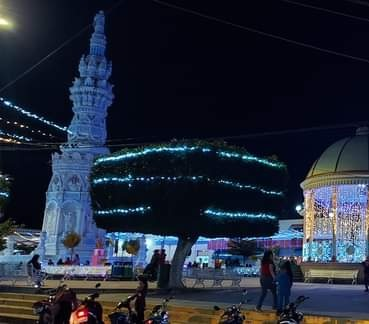
#> input picture DataSet/Pio1.jpg, 369 x 324 px
$ python L04_01_image_stitching.py
#> lines starting #> are read from the running program, lines starting #| are printed output that depends on the picture
# modified from https://medium.com/analytics-vidhya/image-stitching-with-opencv-and-python-1ebd9e0a6d78
import cv2
import numpy as np

# Use the keypoints to stitch the images
def get_stitched_image(img1, img2, M):
    # Get width and height of input images
    w1, h1 = img1.shape[:2]
    w2, h2 = img2.shape[:2]

    # Get the canvas dimesions
    img1_dims = np.float32([[0, 0], [0, w1], [h1, w1], [h1, 0]]).reshape(-1, 1, 2)
    img2_dims_temp = np.float32([[0, 0], [0, w2], [h2, w2], [h2, 0]]).reshape(-1, 1, 2)

    # Get relative perspective of second image
    img2_dims = cv2.perspectiveTransform(img2_dims_temp, M)

    # Resulting dimensions
    result_dims = np.concatenate((img1_dims, img2_dims), axis=0)

    # Getting images together
    # Calculate dimensions of match points
    [x_min, y_min] = np.int32(result_dims.min(axis=0).ravel() - 0.5)
    [x_max, y_max] = np.int32(result_dims.max(axis=0).ravel() + 0.5)

    # Create output array after affine transformation
    transform_dist = [-x_min, -y_min]
    transform_array = np.array([[1, 0, transform_dist[0]],
                                [0, 1, transform_dist[1]],
                                [0, 0, 1]])

    # Warp images to get the resulting image
    result_img = cv2.warpPerspective(img2, transform_array.dot(M),
                                     (x_max - x_min, y_max - y_min))
    result_img[transform_dist[1]:w1 + transform_dist[1],
    transform_dist[0]:h1 + transform_dist[0]] = img1

    # Return the result
    return result_img

# Find Orb and return Homography Matrix
def get_orb_homography(img1, img2):
    # Initialize ORB

    orb = cv2.ORB_create()
    k1, d1 = orb.detectAndCompute(img1, None)
    k2, d2 = orb.detectAndCompute(img2, None)

    # Bruteforce matcher on the descriptors
    bf = cv2.BFMatcher()
    matches = bf.knnMatch(d1, d2, k=2)

    # Make sure that the matches are good
    verify_ratio = 0.8
    verified_matches = []
    for m1, m2 in matches:
        # Add to array only if it's a good match
        if m1.distance < 0.8 * m2.distance:
            verified_matches.append(m1)

    # Mimnum number of matches
    min_matches = 8
    if len(verified_matches) > min_matches:

        # Array to store matching points
        img1_pts = []
        img2_pts = []

        # Add matching points to array
        for match in verified_matches:
            img1_pts.append(k1[match.queryIdx].pt)
            img2_pts.append(k2[match.trainIdx].pt)
        img1_pts = np.float32(img1_pts).reshape(-1, 1, 2)
        img2_pts = np.float32(img2_pts).reshape(-1, 1, 2)

        # Compute homography matrix
        M, _ = cv2.findHomography(img1_pts, img2_pts, cv2.RANSAC, 5.0)
        return M
    else:
        print
        'Error: Not enough matches'
        exit()

# Equalize Histogram of Color Images
def equalize_histogram_color(img):
    img_yuv = cv2.cvtColor(img, cv2.COLOR_BGR2YUV)
    img_yuv[:, :, 0] = cv2.equalizeHist(img_yuv[:, :, 0])
    img = cv2.cvtColor(img_yuv, cv2.COLOR_YUV2BGR)
    return img

# Get input set of images
img1 = cv2.imread('DataSet/Pio1.jpg')
#> img1 is the input picture: shape (324, 369, 3); mean B, G, R 56.6, 41.7, 34.9
img2 = cv2.imread('DataSet/Pio2.jpg')
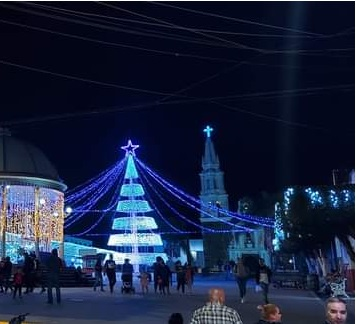
#> input picture DataSet/Pio2.jpg, 356 x 324 px
#> img2 is the input picture: shape (324, 356, 3); mean B, G, R 63.5, 35.5, 25.6

# Equalize histogram
img1 = equalize_histogram_color(img1)
#> in equalize_histogram_color, `img_yuv = cv2.cvtColor(img, cv2.COLOR_BGR2YUV)`: img_yuv: shape (324, 369, 3); mean of channels 0, 1, 2 41.3, 135.4, 122.3
#> in equalize_histogram_color, `img_yuv[:, :, 0] = cv2.equalizeHist(img_yuv[:, :, 0])`: img_yuv: shape (324, 369, 3); mean of channels 0, 1, 2 132.7, 135.4, 122.3
#> in equalize_histogram_color, `img = cv2.cvtColor(img_yuv, cv2.COLOR_YUV2BGR)`:
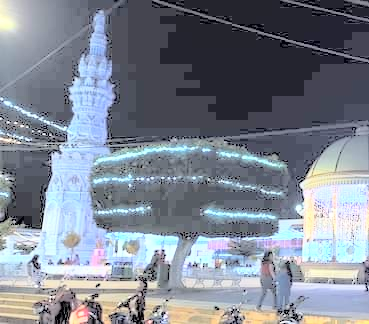
#> img: shape (324, 369, 3); mean B, G, R 145.1, 133, 126
img2 = equalize_histogram_color(img2)
#> in equalize_histogram_color (call 2), `img_yuv = cv2.cvtColor(img, cv2.COLOR_BGR2YUV)`: img_yuv: shape (324, 356, 3); mean of channels 0, 1, 2 35.8, 141.5, 119
#> in equalize_histogram_color (call 2), `img_yuv[:, :, 0] = cv2.equalizeHist(img_yuv[:, :, 0])`: img_yuv: shape (324, 356, 3); mean of channels 0, 1, 2 132.9, 141.5, 119
#> in equalize_histogram_color (call 2), `img = cv2.cvtColor(img_yuv, cv2.COLOR_YUV2BGR)`:
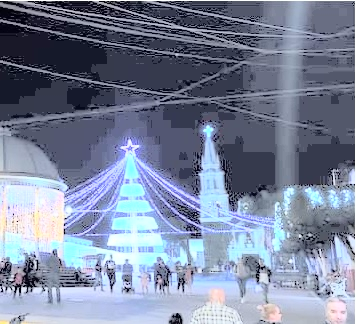
#> img: shape (324, 356, 3); mean B, G, R 155.9, 132.5, 122.4

# Use Orb to find keypoints and return homography matrix
M = get_orb_homography(img1, img2)
#> in get_orb_homography, `k1, d1 = orb.detectAndCompute(img1, None)`: k1 = 484 keypoints; strongest (x, y, size): (98, 284, 31), (146, 285, 31), (40, 228, 31), (43, 132, 31)
#> in get_orb_homography, `k2, d2 = orb.detectAndCompute(img2, None)`: k2 = 487 keypoints; strongest (x, y, size): (31, 290, 31), (33, 264, 31), (35, 267, 31), (129, 288, 31)
#> in get_orb_homography, `matches = bf.knnMatch(d1, d2, k=2)`: matches = 484 matches
#> in get_orb_homography, `matches = bf.knnMatch(d1, d2, k=2)`:
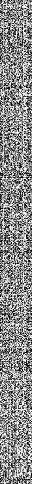
#> d1: shape (484, 32); min 0, max 255, mean 138.1
#> after the loop in get_orb_homography, `for m1, m2 in matches:`: verified_matches = 8 matches
#> (the program exits here)
